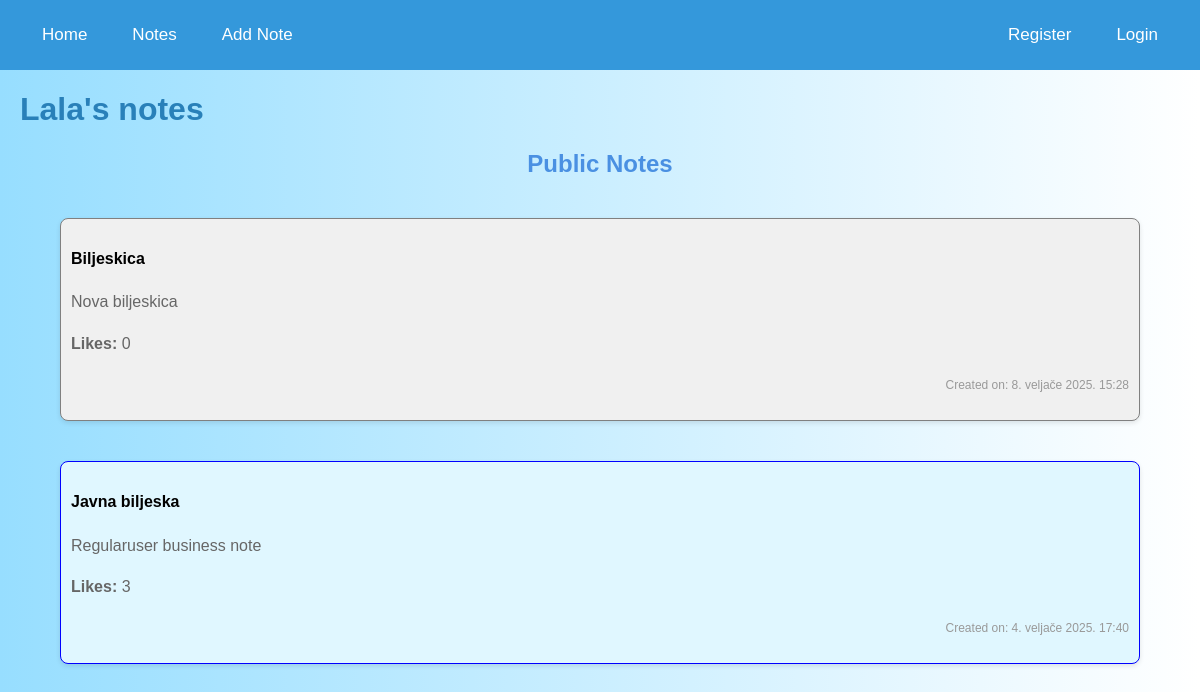
The page /accounts/profile/2 on the database as committed earlier.
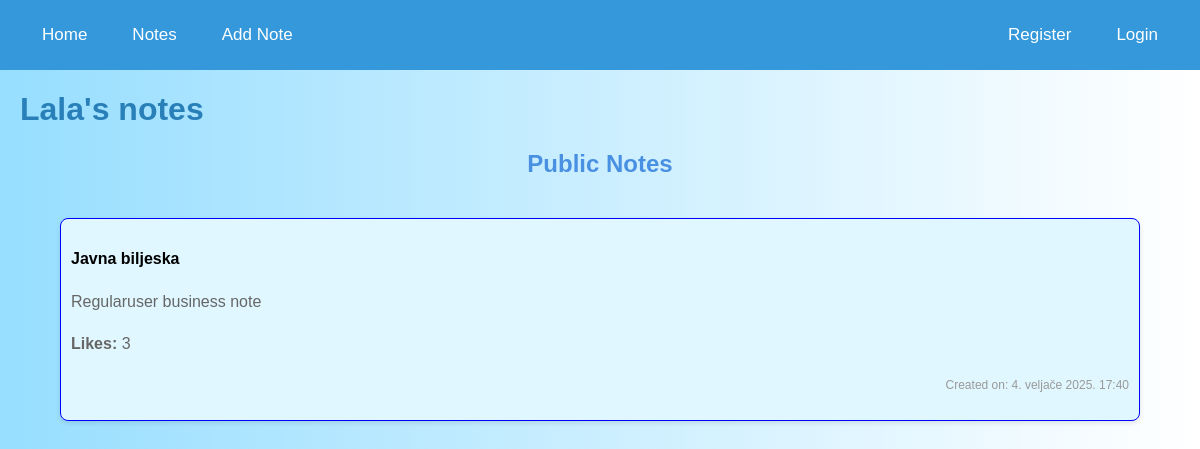
The same page on the database as committed later.
### notes/models.py (models this page shows, shortened)
class Note(models.Model):
    ROLE_CHOICES = [
        ('hobbies', 'Hobbies'),
        ('movies', 'Movies'),
        ('school', 'School'),
        ('work', 'Work'),
        ('music', 'Music'),
        ('personal', 'Personal'),
    ]
    CATEGORY_CHOICES = [
        ('business', 'Business'),
        ('personal', 'Personal'),
    ]
    user = models.ForeignKey('accounts.CustomUser', on_delete=models.CASCADE, null=True, blank=True, related_name='notes')
    title = models.CharField(max_length=200)
    content = models.TextField()
    pub_date = models.DateTimeField(auto_now_add=True)
    likes = models.PositiveIntegerField(default=0)
    private_notes = models.ManyToManyField(PrivateNoteModel, blank=True)
    is_public = models.BooleanField(default=True)
    is_important = models.BooleanField(default=False)
    is_locked = models.BooleanField(default=False)
    password = models.CharField(max_length=100, null=True, blank=True)
    completed = models.BooleanField(default=False)
    is_private = models.BooleanField(default=False)
    role = models.CharField(max_length=20, choices=ROLE_CHOICES, blank=True, null=True)
    approved = models.BooleanField(default=False)
    category = models.CharField(max_length=20, choices=CATEGORY_CHOICES, default='personal', blank=True, null=True)

### accounts/views.py (the view)
# urls.py: path('profile/<int:user_id>', views.profile, name="profile"),
def profile(request, user_id):
    user = get_object_or_404(CustomUser, pk=user_id)
    try:
        account = user.account
    except Account.DoesNotExist:
        account = None
    regular_user = account.regular_user if account else None
    superuser = account.superuser if account else None
    notes = Note.objects.filter(user=user)
    notes = Note.objects.filter(user=user)
    public_notes = notes.filter(is_public=True).order_by('-is_important', '-pub_date')
    if request.user == user:
        private_notes = notes.filter(is_private=True).order_by('-pub_date')
    else:
        private_notes = None
    context = {
        'profile_user': user,
        'account': account,
        'regular_user': regular_user,
        'superuser': superuser,
        'private_notes': private_notes,
        'public_notes': public_notes,
    }
    return render(request, 'accounts/profile.html', context)

### accounts/templates/accounts/profile.html (shortened to what this page needs)
{% extends 'notes/base.html' %}
{% block content %}
  <h1>{{ profile_user.username }}'s notes</h1>
    <h2>Public Notes</h2>
          {% for note in public_notes %}
                      <div class="note {% if note.category == 'business' %} business-note {% elif note.category == 'personal' %} personal-note {% endif %}">
                          <h4>{{ note.title }}</h4>
                          <p>{{ note.content }}</p>
                          <p><strong>Likes:</strong> {{ note.likes }}</p>
                          <p><small>Created on: {{ note.pub_date }}</small></p>
                      </div>
          {% empty %}
              <p class="no-public-notes">No public notes available.</p>
          {% endfor %}
{% endblock %}

Rows that differ between the two databases and show on the page:
no longer on this page (row edited): Note: title "Biljeskica", content "Nova biljeskica", likes "0", pub_date "8. veljače 2025. 15:28", category "personal" (drawn)
